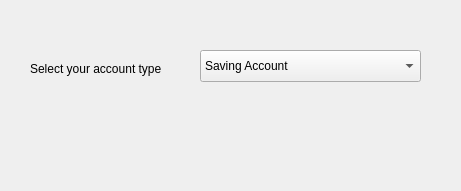
<?xml version="1.0" encoding="UTF-8"?>
<ui version="4.0">
 <class>Dialog</class>
 <widget class="QDialog" name="Dialog">
  <property name="geometry">
   <rect>
    <x>0</x>
    <y>0</y>
    <width>461</width>
    <height>191</height>
   </rect>
  </property>
  <property name="windowTitle">
   <string>Dialog</string>
  </property>
  <widget class="QLabel" name="label">
   <property name="geometry">
    <rect>
     <x>30</x>
     <y>60</y>
     <width>171</width>
     <height>18</height>
    </rect>
   </property>
   <property name="text">
    <string>Select your account type</string>
   </property>
  </widget>
  <widget class="QComboBox" name="comboBoxAccountType">
   <property name="geometry">
    <rect>
     <x>200</x>
     <y>50</y>
     <width>221</width>
     <height>32</height>
    </rect>
   </property>
   <item>
    <property name="text">
     <string>Saving Account</string>
    </property>
   </item>
   <item>
    <property name="text">
     <string>Current Account</string>
    </property>
   </item>
   <item>
    <property name="text">
     <string>Recurring Deposit Account</string>
    </property>
   </item>
   <item>
    <property name="text">
     <string>Fixed Deposit Account</string>
    </property>
   </item>
  </widget>
  <widget class="QLabel" name="labelAccountType">
   <property name="geometry">
    <rect>
     <x>30</x>
     <y>120</y>
     <width>381</width>
     <height>18</height>
    </rect>
   </property>
   <property name="text">
    <string/>
   </property>
  </widget>
 </widget>
 <resources/>
 <connections/>
</ui>
